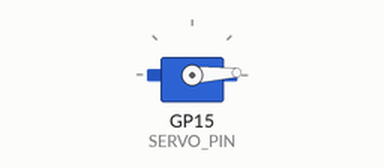
This sketch was run on a simulated Raspberry Pi Pico. On the bench: servo. What the sketch prints to the serial monitor is not drawn.

Above: at 0.05 s.
At 1.3 s:
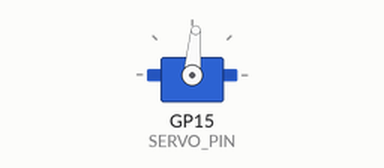
At 2.6 s:
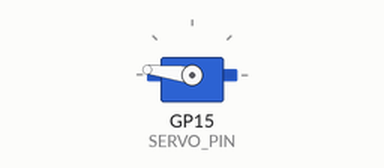
At 5.2 s:
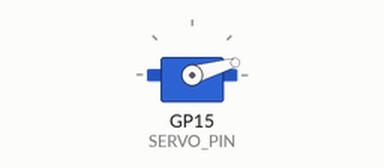
Timing chart, 0 to 7.1 s (numbered marks = the images above):
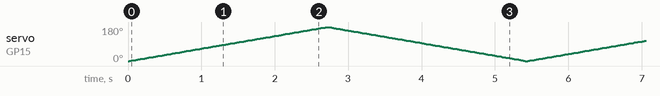

The sketch:

sketch.ino
```cpp
// ------------------------------------------------------------
// Project 11 - Servo Controller
// Sweep a servo motor from 0 to 180 degrees and back.
//
// Wiring:
//   Servo PWM (orange/yellow signal) -> GP15 (Physical Pin 20)
//   Servo V+   (red)                 -> 3V3 (Physical Pin 36)
//   Servo GND  (brown/black)         -> GND (Physical Pin 3)
//
// A servo is positioned by short pulses sent ~50 times per
// second. The Servo library handles all of that for you:
// just call servo.write(angle).
// ------------------------------------------------------------

#include <Servo.h>

const int SERVO_PIN = 15;    // GP15, physical pin 20

Servo myServo;

void setup() {
  myServo.attach(SERVO_PIN);      // connect the library to GP15
  Serial.begin(115200);
  Serial.println("Servo sweep starting...");
}

void loop() {
  // Swing from 0 up to 180 degrees, one degree at a time
  for (int angle = 0; angle <= 180; angle++) {
    myServo.write(angle);
    delay(15);                    // give it time to move there
  }

  // And back down from 180 to 0
  for (int angle = 180; angle >= 0; angle--) {
    myServo.write(angle);
    delay(15);
  }
}
```
